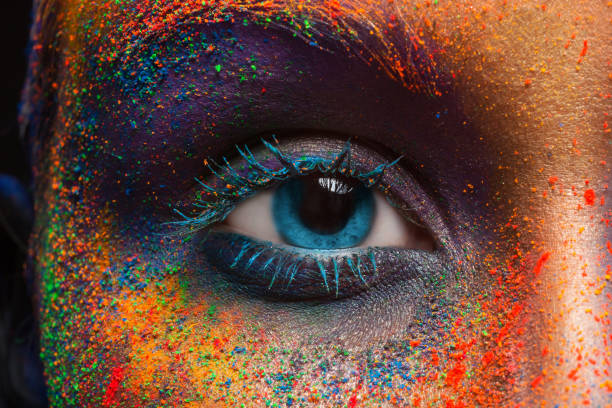
#> input picture Third Year/Fifth Semester/FCV Lab/Week3/pj.jpg, 612 x 408 px
$ python Q4.py   (older library calls are emulated)
#> lines starting #> are read from the running program, lines starting #| are printed output that depends on the picture
import cv2
import numpy as np

image = cv2.imread('pj.jpg', cv2.IMREAD_GRAYSCALE)
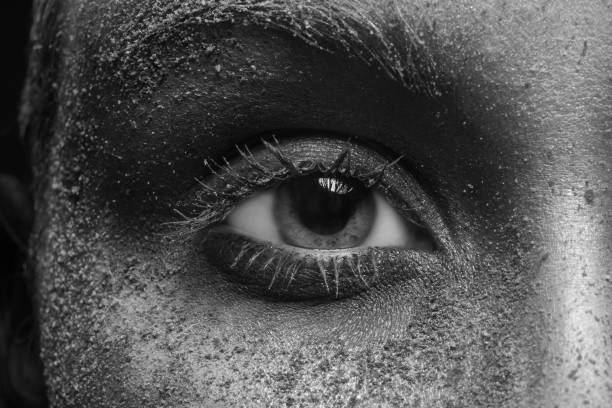
#> image: shape (408, 612); min 0, max 251, mean 80.9

sobel_x = cv2.Sobel(image, cv2.CV_64F, 1, 0, ksize=3)
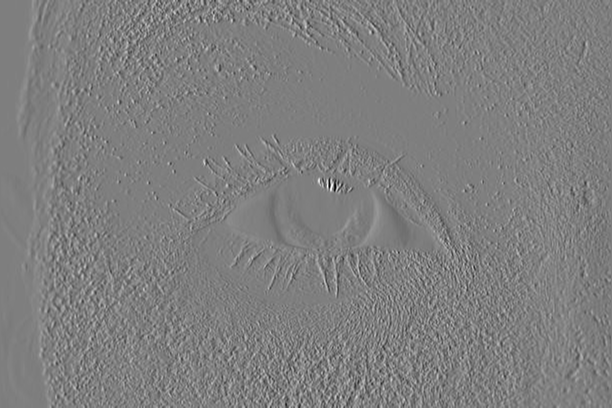
#> sobel_x: shape (408, 612) float64; min -724, max 731, mean 1.5; drawn with min black and max white
sobel_y = cv2.Sobel(image, cv2.CV_64F, 0, 1, ksize=3)
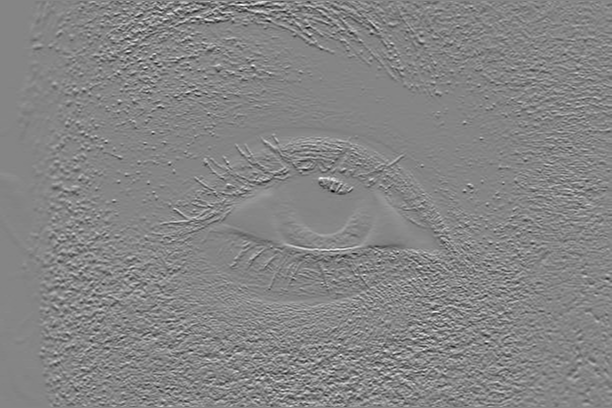
#> sobel_y: shape (408, 612) float64; min -638, max 584, mean 0.1; drawn with min black and max white

sobel_mag = cv2.magnitude(sobel_x, sobel_y)
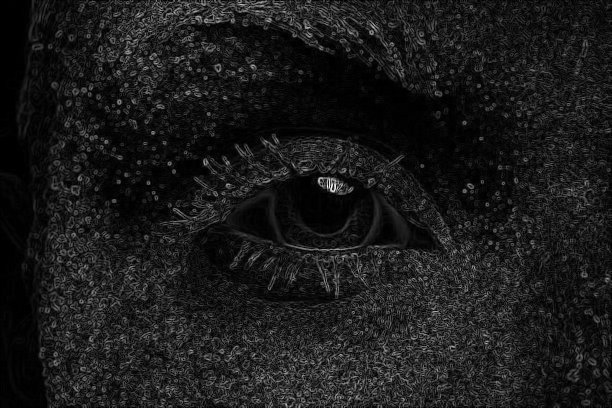
#> sobel_mag: shape (408, 612) float64; min 0, max 767, mean 81.1; drawn with min black and max white
sobel_mag = cv2.convertScaleAbs(sobel_mag)
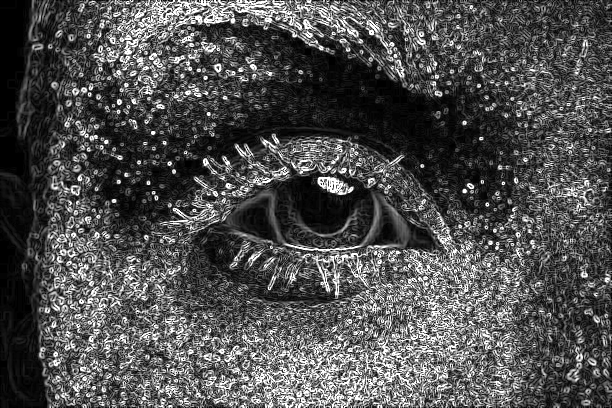
#> sobel_mag: shape (408, 612); min 0, max 255, mean 79.6

laplacian = cv2.Laplacian(image, cv2.CV_64F)
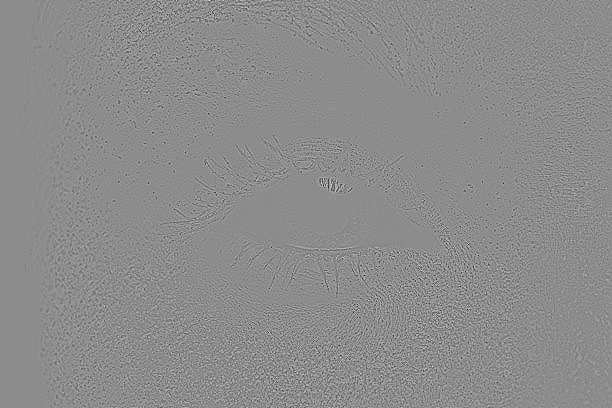
#> laplacian: shape (408, 612) float64; min -409, max 330, mean 0; drawn with min black and max white
laplacian = cv2.convertScaleAbs(laplacian)
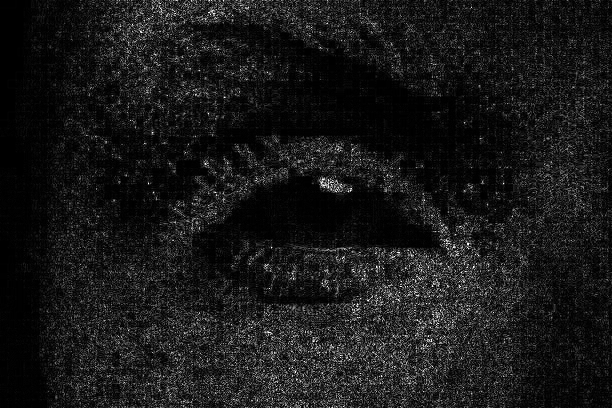
#> laplacian: shape (408, 612); min 0, max 255, mean 24.6

cv2.imshow('Original Image', image)
cv2.waitKey(0)
cv2.destroyAllWindows()
cv2.imshow('Sobel Edge Detection', sobel_mag)
cv2.waitKey(0)
cv2.destroyAllWindows()
cv2.imshow('Laplacian Edge Detection', laplacian)
cv2.waitKey(0)
cv2.destroyAllWindows()

$ run again, with Third Year/Fifth Semester/FCV Lab/Week3/HighRes.jpg copied over Third Year/Fifth Semester/FCV Lab/Week3/pj.jpg
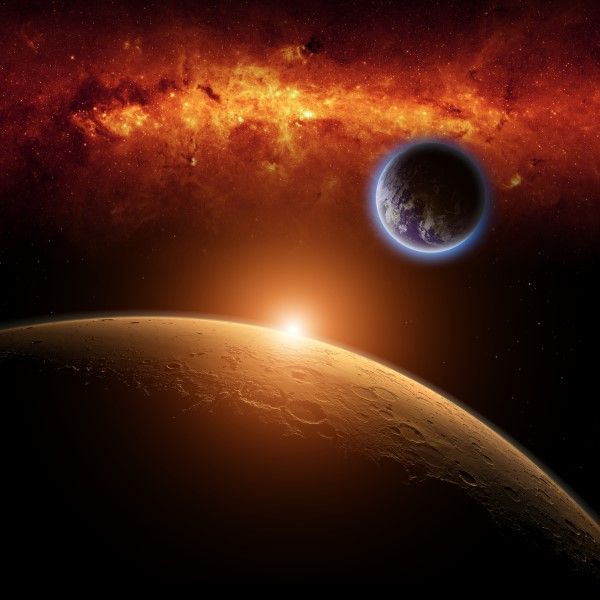
#> input picture Third Year/Fifth Semester/FCV Lab/Week3/HighRes.jpg, 600 x 600 px
#> `sobel_y = cv2.Sobel(image, cv2.CV_64F, 0, 1, ksize=3)`:
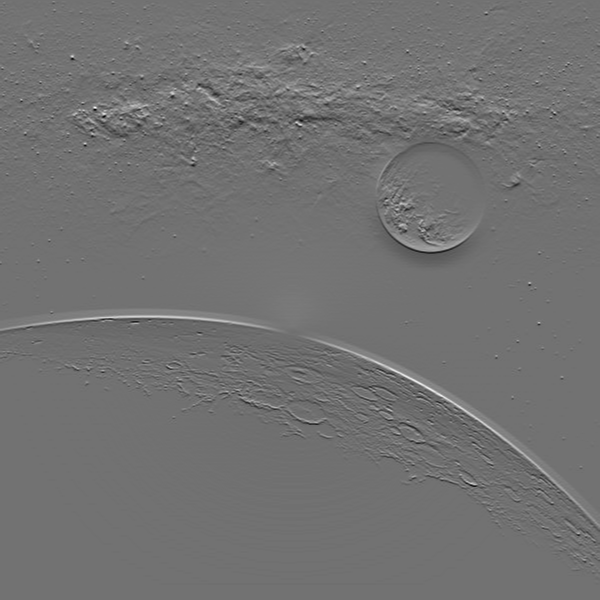
#> sobel_y: shape (600, 600) float64; min -381, max 471, mean -0.2; drawn with min black and max white
#> `laplacian = cv2.convertScaleAbs(laplacian)`:
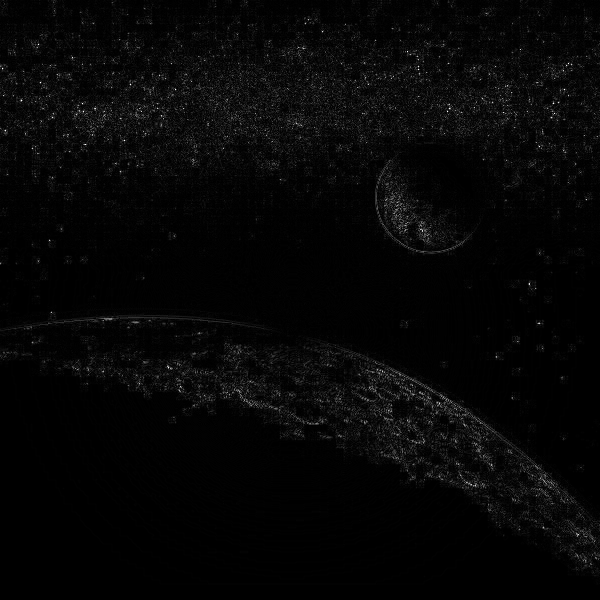
#> laplacian: shape (600, 600); min 0, max 255, mean 6.2

$ run again, with Third Year/Fifth Semester/FCV Lab/Week3/hmm.jpg copied over Third Year/Fifth Semester/FCV Lab/Week3/pj.jpg
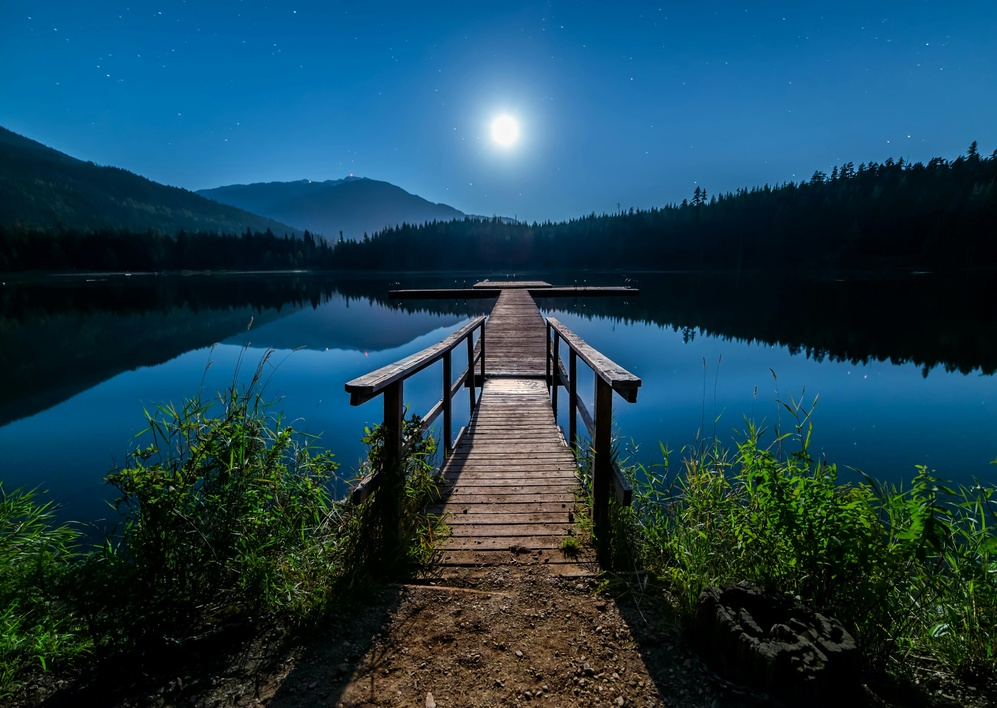
#> input picture Third Year/Fifth Semester/FCV Lab/Week3/hmm.jpg, 997 x 708 px, shrunk from 5306 x 3770 before the run
#> `sobel_y = cv2.Sobel(image, cv2.CV_64F, 0, 1, ksize=3)`:
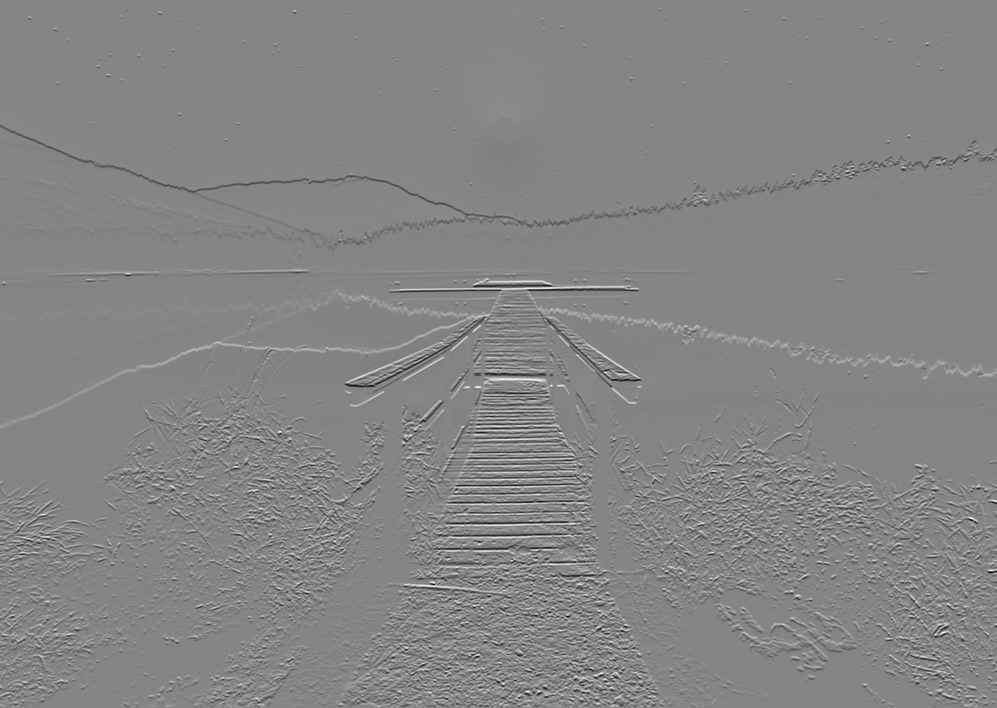
#> sobel_y: shape (708, 997) float64; min -784, max 717, mean -0.5; drawn with min black and max white
#> `laplacian = cv2.convertScaleAbs(laplacian)`:
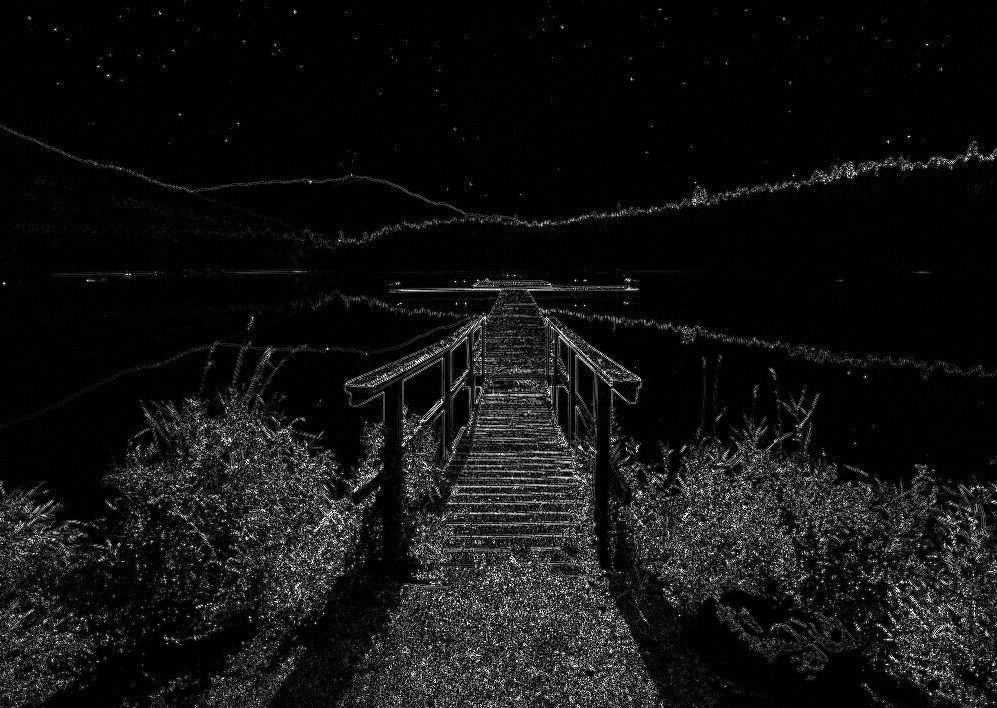
#> laplacian: shape (708, 997); min 0, max 255, mean 18.3

$ run again, with Third Year/Fifth Semester/FCV Lab/Week3/pic.jpg copied over Third Year/Fifth Semester/FCV Lab/Week3/pj.jpg
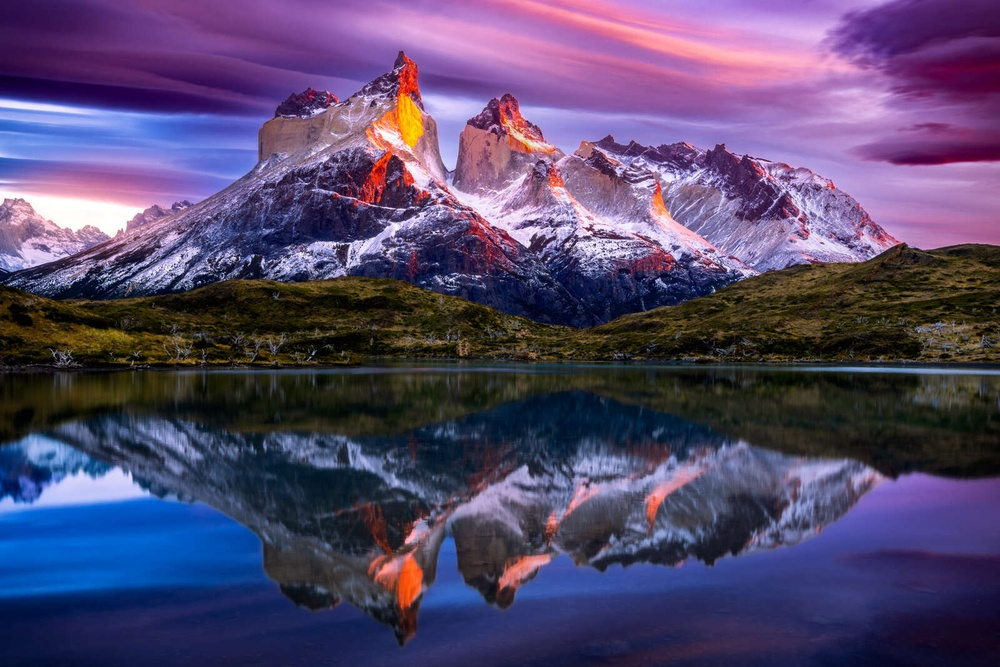
#> input picture Third Year/Fifth Semester/FCV Lab/Week3/pic.jpg, 1000 x 667 px, shrunk from 1600 x 1067 before the run
#> `laplacian = cv2.convertScaleAbs(laplacian)`:
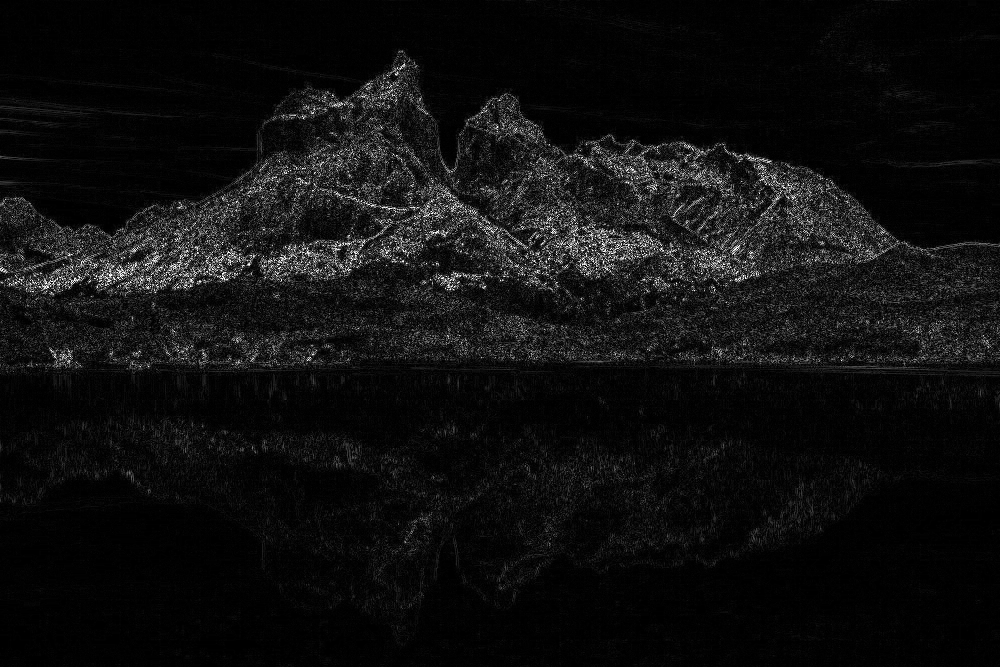
#> laplacian: shape (667, 1000); min 0, max 255, mean 15.3
